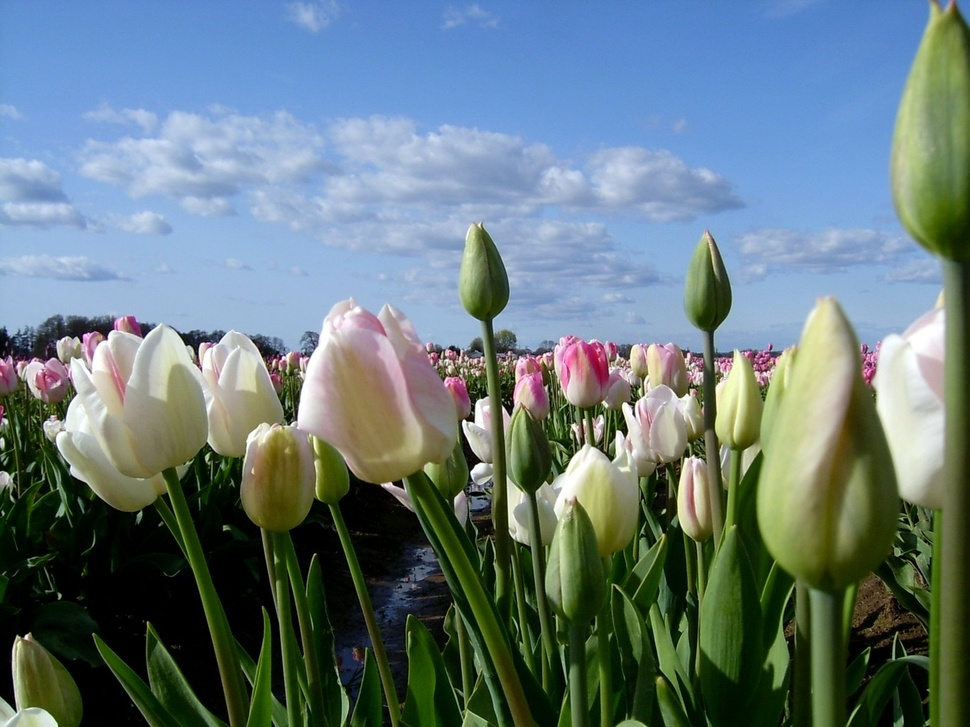
#> input picture image/DFT.jpg, 970 x 727 px, shrunk from 1600 x 1200 before the run
$ python DFT.py
#> lines starting #> are read from the running program, lines starting #| are printed output that depends on the picture
import cv2
import numpy as np
from matplotlib import pyplot as plt

# Baca gambar input
img = cv2.imread('image/DFT.jpg', cv2.IMREAD_GRAYSCALE)
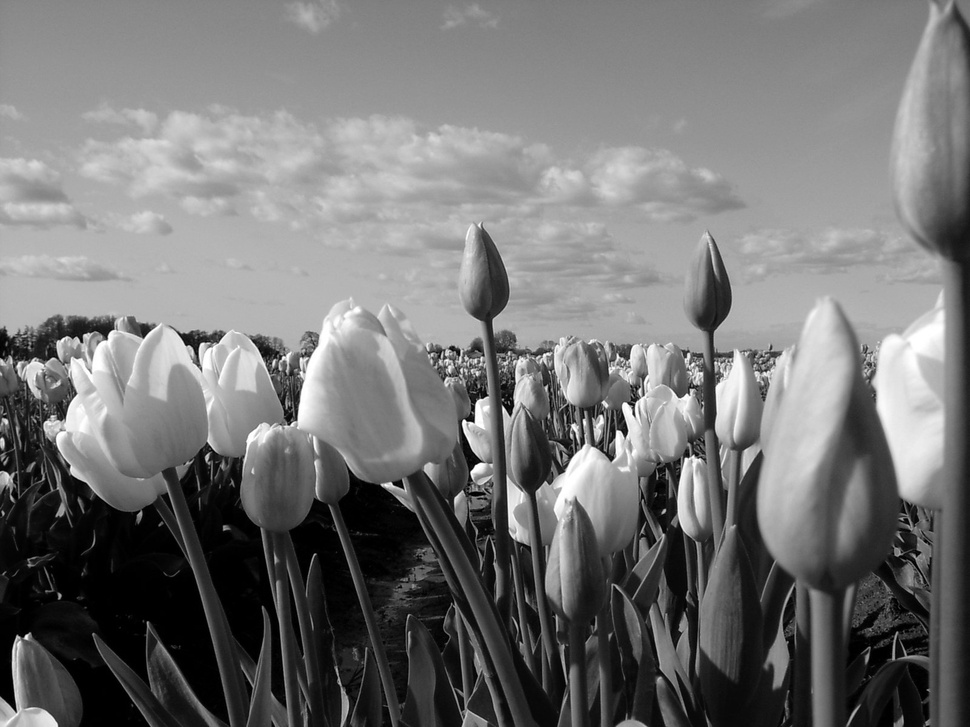
#> img: shape (727, 970); min 0, max 255, mean 116.7

# Hitung DFT gambar input
dft = cv2.dft(np.float32(img), flags=cv2.DFT_COMPLEX_OUTPUT)

# Geser DFT ke tengah
dft_shift = np.fft.fftshift(dft)

# Hitung spektrum besarnya
magnitude_spectrum = 20 * np.log(cv2.magnitude(dft_shift[:, :, 0], dft_shift[:, :, 1]))
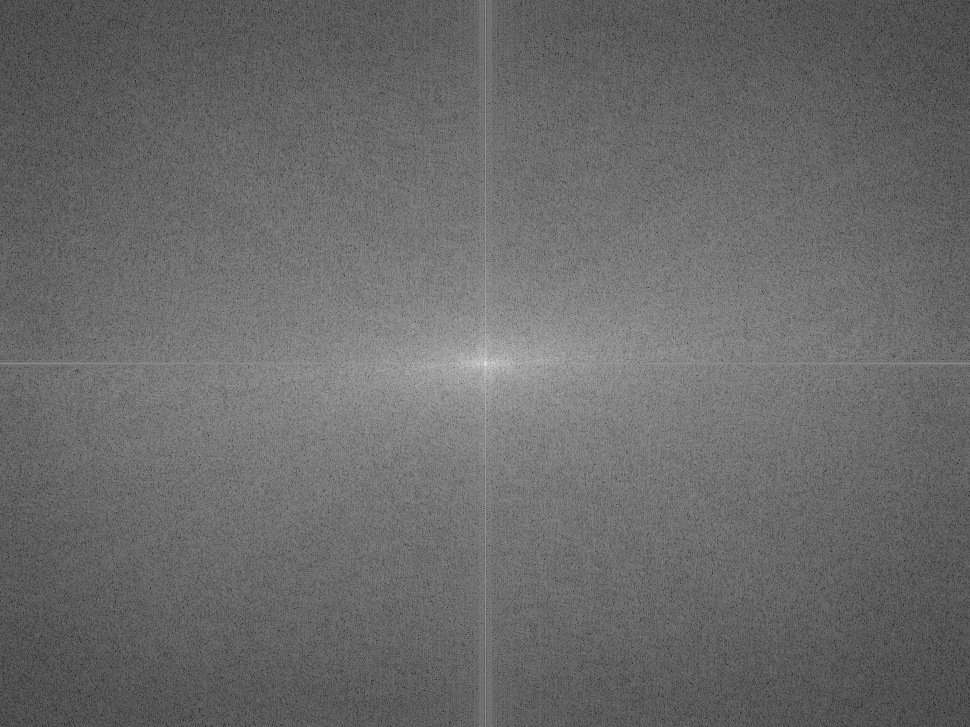
#> magnitude_spectrum: shape (727, 970) float32; min 20.13, max 364.5, mean 164.2; drawn with min black and max white

# Tampilkan gambar input dan spektrum besarnya
plt.subplot(121), plt.imshow(img, cmap='gray')
plt.title('Original Image'), plt.xticks([]), plt.yticks([])
plt.subplot(122), plt.imshow(magnitude_spectrum, cmap='gray')
plt.title('Magnitude Spectrum'), plt.xticks([]), plt.yticks([])
plt.show()
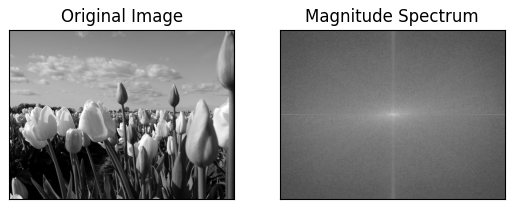
#> figure drawn by matplotlib, 2 panels

$ run again, with image/FFT.jpg copied over image/DFT.jpg
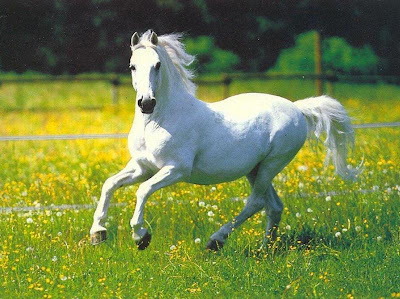
#> input picture image/FFT.jpg, 400 x 299 px
#> `magnitude_spectrum = 20 * np.log(cv2.magnitude(dft_shift[:, :, 0], dft..`:
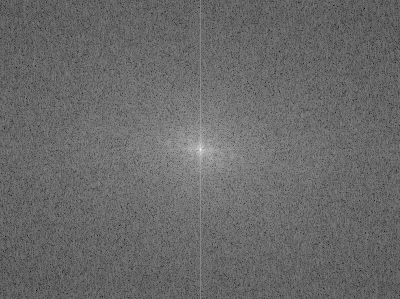
#> magnitude_spectrum: shape (299, 400) float32; min 47.3, max 329.3, mean 164.3; drawn with min black and max white
#> `plt.show()`:
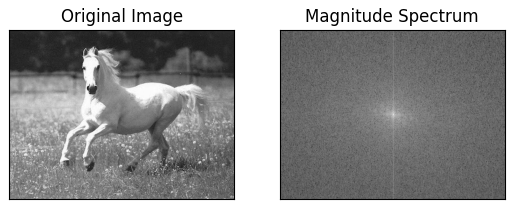
#> figure drawn by matplotlib, 2 panels

$ run again, with image/max.jpg copied over image/DFT.jpg
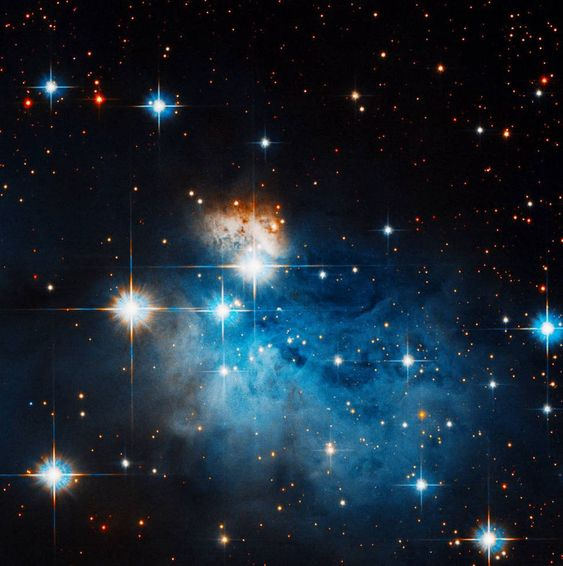
#> input picture image/max.jpg, 563 x 566 px
#> `magnitude_spectrum = 20 * np.log(cv2.magnitude(dft_shift[:, :, 0], dft..`:
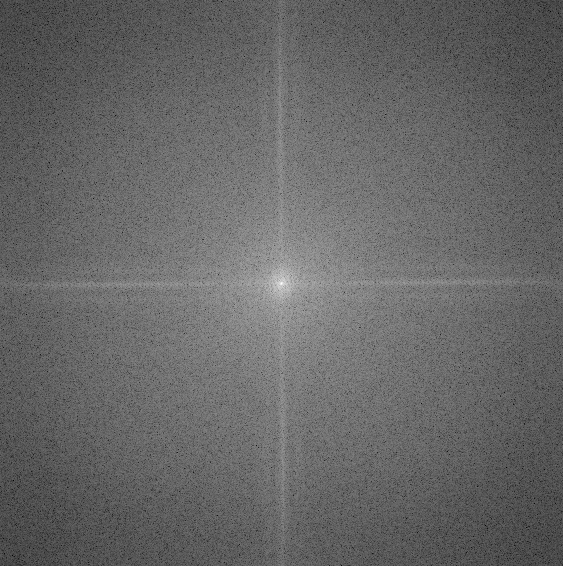
#> magnitude_spectrum: shape (566, 563) float32; min 43.08, max 324.9, mean 156.8; drawn with min black and max white
#> `plt.show()`:
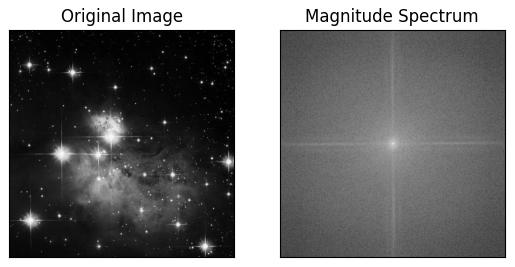
#> figure drawn by matplotlib, 2 panels
